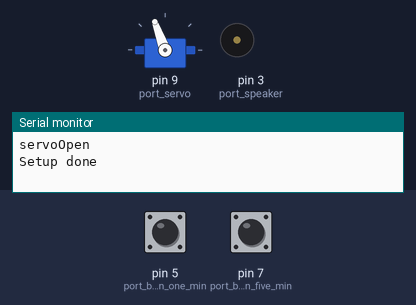
This sketch was run on a simulated Arduino Uno, built with avr-gcc and run on an emulated ATmega328P. On the bench: servo, buzzer (waves = sounding), the last lines printed to the serial monitor. The inputs (shaded band) are chosen by the test bench; at power-on: pin 7 (port_button_five_min) HIGH, pin 5 (port_button_one_min) HIGH.

Above: at 3.0 s.
3.1 s: pin 7 (port_button_five_min) pulled LOW for 0.15 s
At 3.35 s:
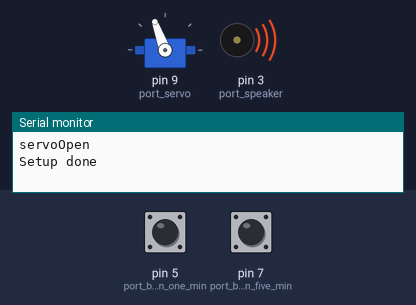
6.1 s: pin 5 (port_button_one_min) pulled LOW for 3.2 s
At 9.9 s:
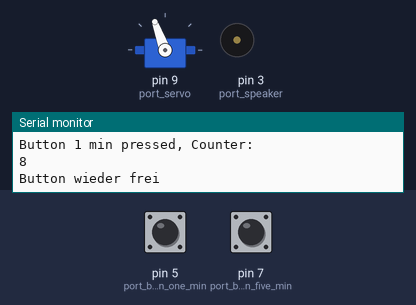
10.8 s: pin 7 (port_button_five_min) pulled LOW for 3.2 s
At 11.05 s:
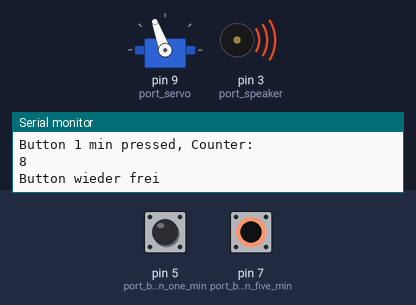
Timing chart, 0 to 15.2 s (numbered marks = the images above; inputs shaded):
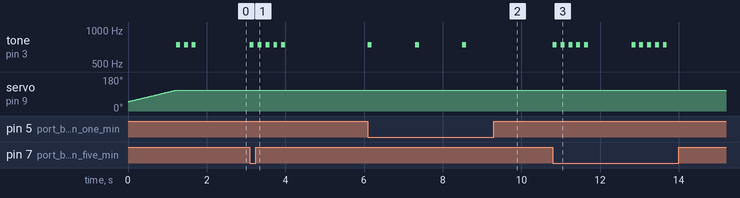

The sketch:

Timebox2.ino
```cpp
#include <Time.h>
#include <TimeAlarms.h>
#include <Servo.h>

Servo servo;

const int port_button_one_min = 5;  //D5
const int port_button_five_min = 7; //D7
const int port_servo = 9;           //D9
const int port_speaker = 3;         //D3

int nCounterButton = 0;
int nCounterMinutes = 0;

#define NOTE_B0  31
#define NOTE_C1  33
#define NOTE_CS1 35
#define NOTE_D1  37
#define NOTE_DS1 39
#define NOTE_E1  41
#define NOTE_F1  44
#define NOTE_FS1 46
#define NOTE_G1  49
#define NOTE_GS1 52
#define NOTE_A1  55
#define NOTE_AS1 58
#define NOTE_B1  62
#define NOTE_C2  65
#define NOTE_CS2 69
#define NOTE_D2  73
#define NOTE_DS2 78
#define NOTE_E2  82
#define NOTE_F2  87
#define NOTE_FS2 93
#define NOTE_G2  98
#define NOTE_GS2 104
#define NOTE_A2  110
#define NOTE_AS2 117
#define NOTE_B2  123
#define NOTE_C3  131
#define NOTE_CS3 139
#define NOTE_D3  147
#define NOTE_DS3 156
#define NOTE_E3  165
#define NOTE_F3  175
#define NOTE_FS3 185
#define NOTE_G3  196
#define NOTE_GS3 208
#define NOTE_A3  220
#define NOTE_AS3 233
#define NOTE_B3  247
#define NOTE_C4  262
#define NOTE_CS4 277
#define NOTE_D4  294
#define NOTE_DS4 311
#define NOTE_E4  330
#define NOTE_F4  349
#define NOTE_FS4 370
#define NOTE_G4  392
#define NOTE_GS4 415
#define NOTE_A4  440
#define NOTE_AS4 466
#define NOTE_B4  494
#define NOTE_C5  523
#define NOTE_CS5 554
#define NOTE_D5  587
#define NOTE_DS5 622
#define NOTE_E5  659
#define NOTE_F5  698
#define NOTE_FS5 740
#define NOTE_G5  784
#define NOTE_GS5 831
#define NOTE_A5  880
#define NOTE_AS5 932
#define NOTE_B5  988
#define NOTE_C6  1047
#define NOTE_CS6 1109
#define NOTE_D6  1175
#define NOTE_DS6 1245
#define NOTE_E6  1319
#define NOTE_F6  1397
#define NOTE_FS6 1480
#define NOTE_G6  1568
#define NOTE_GS6 1661
#define NOTE_A6  1760
#define NOTE_AS6 1865
#define NOTE_B6  1976
#define NOTE_C7  2093
#define NOTE_CS7 2217
#define NOTE_D7  2349
#define NOTE_DS7 2489
#define NOTE_E7  2637
#define NOTE_F7  2794
#define NOTE_FS7 2960
#define NOTE_G7  3136
#define NOTE_GS7 3322
#define NOTE_A7  3520
#define NOTE_AS7 3729
#define NOTE_B7  3951
#define NOTE_C8  4186
#define NOTE_CS8 4435
#define NOTE_D8  4699
#define NOTE_DS8 4978
#define REST      0

int melodyTakeOnMe[] = {
  NOTE_FS5, NOTE_FS5, NOTE_D5, NOTE_B4, NOTE_B4, NOTE_E5,
  NOTE_E5, NOTE_E5, NOTE_GS5, NOTE_GS5, NOTE_A5, NOTE_B5,
  NOTE_A5, NOTE_A5, NOTE_A5, NOTE_E5, NOTE_D5, NOTE_FS5,
  NOTE_FS5, NOTE_FS5, NOTE_E5, NOTE_E5, NOTE_FS5, NOTE_E5
};

int durationsTakeOnMe[] = {
  8, 8, 8, 4, 4, 4,
  4, 5, 8, 8, 8, 8,
  8, 8, 8, 4, 4, 4,
  4, 5, 8, 8, 8, 8
};

void setup() {
  pinMode(port_button_one_min, INPUT_PULLUP);
  pinMode(port_button_five_min, INPUT_PULLUP);
  Serial.begin(9600);

  servo.attach(port_servo);

  Alarm.timerRepeat(60, minuteLoop);            // timer for every 60 seconds
  servoOpen();

  Serial.println("Setup done");
  speaker(3);
}

void loop() {
  if (digitalRead(port_button_one_min) == LOW) {
      speaker(1);
      nCounterButton += 1;
      nCounterMinutes = 0;
      servoInstantOpen();
      Serial.println("Button 1 min pressed, Counter:");
      Serial.println(nCounterButton);
      Alarm.delay(1000);
      Serial.println("Button wieder frei");
   }

   if (digitalRead(port_button_five_min) == LOW) {
      speaker(5);
      nCounterButton += 5;
      nCounterMinutes = 0;
      servoInstantOpen();
      Serial.println("Button 5 min pressed, Counter:");
      Serial.println(nCounterButton);
      Alarm.delay(1000);
      Serial.println("Button wieder frei");
   }

   Alarm.delay(0);
}

void minuteLoop () {
  nCounterMinutes++;

  Serial.println("minuteLoop");
  Serial.println(nCounterMinutes);

 if (nCounterButton > 0 && nCounterButton == nCounterMinutes) {
  servoClose();
  nCounterButton = 0;
  nCounterMinutes = 0;

  takeOnMe();
 }
}

void servoOpen () {
  Serial.println("servoOpen");
  for (int i= 50; i<=110;i++) {
    servo.write(i);
    Alarm.delay(20);
  }
}

void servoInstantOpen () {
  Serial.println("servoInstantOpen");
  servo.write(110);
}

void servoClose () {
  Serial.println("servoClose");
   for (int i=110; i>=50;i--) {
    servo.write(i);
    Alarm.delay(1);
  }
}

void servoInstantClose () {
  Serial.println("servoInstantClose");
  servo.write(50);
}

void takeOnMe() {
  for (int thisNote = 0; thisNote < sizeof(melodyTakeOnMe)/sizeof(melodyTakeOnMe[0]); thisNote++){
    int duration = 1000/ durationsTakeOnMe[thisNote];
    tone(port_speaker, melodyTakeOnMe[thisNote], duration);
    int pause = duration * 1.3;
    delay(pause);
    // stop the tone
    noTone(port_speaker);
  }
}

void speaker(int nCount) {
  for (int i=0; i<nCount; i++) {
    tone(port_speaker, NOTE_FS5);
    Alarm.delay (100);
    noTone(port_speaker);
    Alarm.delay (100);
  }
}
```

Measured:
- after the input at 3.1 s, tone on pin 3 (port_speaker): alternates 740 Hz for 0.10 s and silent for 0.10 s, 10 changes in all, then stays silent, starting at once
- after the input at 6.1 s, tone on pin 3 (port_speaker): alternates 740 Hz for 0.10 s and silent for 1.1 s, 6 changes in all, then stays silent, starting at once
- after the input at 10.8 s, tone on pin 3 (port_speaker): goes 4 × (740 Hz 0.10 s, silent 0.10 s), 740 Hz 0.10 s, silent 1.1 s, 4 × (740 Hz 0.10 s, silent 0.10 s), 740 Hz 0.10 s, then silent, starting at once
